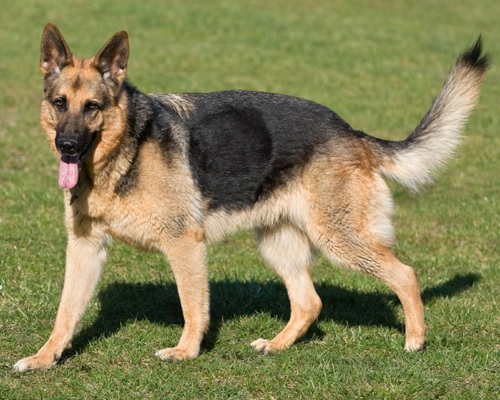
#> input picture images/question_6/dog_01.jpg, 500 x 400 px, given as the content of the folder lfw, which was not available
$ jupyter execute --allow-errors dog_app.ipynb   (shell and % lines are left out)   (older library calls are emulated)   (text cells are left out)
#> lines starting #> are read from the running program, lines starting #| are printed output that depends on the picture; pictures that were not available may be replaced by others from this repository, and a replacement may not be noted
[cell 1]
from sklearn.datasets import load_files
from keras.utils import np_utils
import numpy as np
from glob import glob

# define function to load train, test, and validation datasets
def load_dataset(path):
#> in extract_features, image is the input picture: shape (400, 500, 3); mean B, G, R 85.7, 129.7, 132.9
#> in extract_features, `feature_image = cv2.cvtColor(image, cv2.COLOR_BGR2HLS)`: feature_image: shape (400, 500, 3); mean of channels 0, 1, 2 32.8, 112.2, 80.5
    data = load_files(path)
    dog_files = np.array(data['filenames'])
    dog_targets = np_utils.to_categorical(np.array(data['target']), 133)
    return dog_files, dog_targets

# load train, test, and validation datasets
#> (the rest of this cell did not finish here and is left out)

[cell 2]
import random
random.seed(8675309)

# load filenames in shuffled human dataset
human_files = np.array(glob("lfw/*/*"))
random.shuffle(human_files)

# print statistics about the dataset
print('There are %d total human images.' % len(human_files))

[cell 3]
import cv2
import matplotlib.pyplot as plt

# extract pre-trained face detector
face_cascade = cv2.CascadeClassifier('haarcascades/haarcascade_frontalface_alt.xml')

# load color (BGR) image
#> (the rest of this cell did not finish here and is left out)

[cell 4]
# returns "True" if face is detected in image stored at img_path
# [5 lines left out: function face_detector, not called in this run]

[cell 5]
human_files_short = human_files[:100]
#> (the rest of this cell did not finish here and is left out)

[cell 6]
## (Optional) DONE: Report the performance of another
## face detection algorithm on the LFW dataset
### Feel free to use as many code cells as needed.
from os.path import basename

### extracting examples of faces
files = glob('images/optional_face_detector/FDDB-folds/*ellipseList.txt')
count = 1
faces = {}
for f_name in files:
    print(f_name)
    f = open(f_name)
    next_line = f.readline()
    # read the FDDB README file for more info on how the annotations
    # are organized in the *ellipseList.txt files
    while next_line != '':
        img_name = 'images/optional_face_detector/originalPics/' + next_line.strip() + '.jpg'
        faces[img_name] = []
        num_faces = int(f.readline())
        img = cv2.imread(img_name)
        for i in range(num_faces):
            ellipse_parameters = f.readline().split()
            major_axis = float(ellipse_parameters[0])
            minor_axis = float(ellipse_parameters[1])
            center_x = float(ellipse_parameters[3])
            center_y = float(ellipse_parameters[4])
            edge = major_axis + minor_axis
            # ignore faces with size below a certain threshold
            if edge >= 50:
                # estimate a box with an edge equal to the mean between the major
                # and the minor axis
                top_left = (max([0, int(center_x - edge/2.)]), max([0, int(center_y - edge/2.)]))
                bottom_right = (min([img.shape[1], int(center_x + edge/2.)]), min([img.shape[0], int(center_y + edge/2.)]))
                face_img = img[top_left[1]:bottom_right[1], top_left[0]:bottom_right[0]]
                faces[img_name].append([top_left, bottom_right])
                # record the raw sample
                cv2.imwrite('images/optional_face_detector/faces/' + str(count) + '.jpg', face_img)
                # resize the sample to a standart 50x50 format to apply the feature extractor
                std_face_img = cv2.resize(face_img, (50, 50))
                cv2.imwrite('images/optional_face_detector/faces/std/' + str(count) + '.jpg', std_face_img)
            count += 1
        next_line = f.readline()

[cell 7]
### extracting examples of not-faces
# limits for the sample's edge
edge_min = 50
edge_max = 150
count = 1
for f_name in files:
    print(f_name)
    f = open(f_name)
    next_line = f.readline()
    # read the FDDB README file for more info on how the annotations
    # are organized in the *ellipseList.txt files
    while next_line != '':
        img_name = 'images/optional_face_detector/originalPics/' + next_line.strip() + '.jpg'
        img = cv2.imread(img_name)
        num_faces = int(f.readline())
        for i in range(num_faces):
            ellipse_parameters = f.readline().split()
        # after some experimentation, I found out only 20% or less of the samples (on average)
        # won't overlap with the faces and return a valid sample
        for i in range(5):
            # pick a random edge value
            edge = random.randint(edge_min, edge_max)
            center_min = int(edge/2.)
            center_x_max = int(img.shape[1] - edge/2.)
            center_y_max = int(img.shape[0] - edge/2.)
            # pick a random valid center point
            center_x = random.randint(center_min, center_x_max)
            center_y = random.randint(center_min, center_y_max)
            top_left = (int(center_x - edge/2.), int(center_y - edge/2.))
            bottom_right = (int(center_x + edge/2.), int(center_y + edge/2.))
            use_sample = True
            # check if sample is valid (i.e. doesn't overlap with a face)
            for face in faces[img_name]:
                tl = face[0]
                br = face[1]
                if top_left[0] < br[0]:
                    if bottom_right[0] > tl[0]:
                        if top_left[1] < br[1]:
                            if bottom_right[1] > tl[1]:
                                use_sample = False
            if use_sample:
                # record the raw sample
                sample = img[top_left[1]:bottom_right[1], top_left[0]:bottom_right[0]]
                cv2.imwrite('images/optional_face_detector/not_faces/' + str(count) + '.jpg', sample)
                # resize the sample to a standart 50x50 format to apply the feature extractor
                std_sample = cv2.resize(sample, (50, 50))
                cv2.imwrite('images/optional_face_detector/not_faces/std/' + str(count) + '.jpg', std_sample)
                count += 1
        next_line = f.readline()

[cell 8]
from sklearn.preprocessing import StandardScaler
from sklearn.svm import LinearSVC
from sklearn.model_selection import train_test_split
from skimage.feature import hog
import numpy as np

### Define parameters for the HOG features exctration
## For more information on the next variables,
## check the documentation for the skimage.feature.hog() function
# number of orientation bins
orient = 11
# number of pixels per cell
pix_per_cell = 6
# number of cells per block
cell_per_block = 2

### Define a function to linearly normalize an image so its pixels range in [0,1]
def norm_img(image):
    # If channel is constant, normalize it to 0
    if (image[:,:,0].max() - image[:,:,0].min() == 0):
        ch0 = np.zeros_like(image[:,:,0])
    else:
        ch0 = (image[:,:,0] - image[:,:,0].min())*1./(image[:,:,0].max() - image[:,:,0].min())
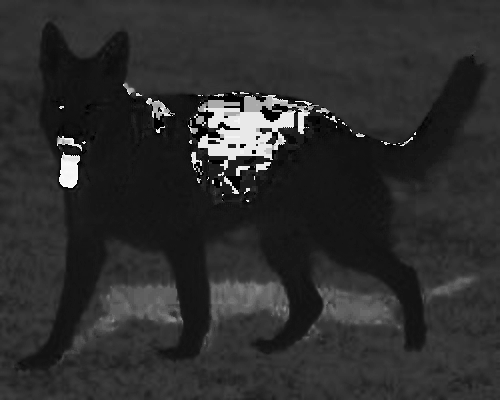
#> ch0: shape (400, 500) float64; min 0, max 1, mean 0.182
    if (image[:,:,1].max() - image[:,:,1].min() == 0):
        ch1 = np.zeros_like(image[:,:,1])
    else:
        ch1 = (image[:,:,1] - image[:,:,1].min())*1./(image[:,:,1].max() - image[:,:,1].min())
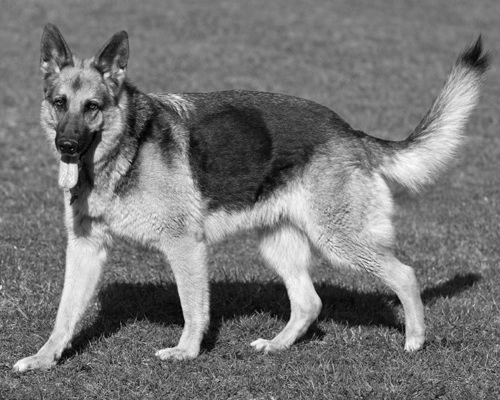
#> ch1: shape (400, 500) float64; min 0, max 1, mean 0.464
    if (image[:,:,2].max() - image[:,:,2].min() == 0):
        ch2 = np.zeros_like(image[:,:,2])
    else:
        ch2 = (image[:,:,2] - image[:,:,2].min())*1./(image[:,:,2].max() - image[:,:,2].min())
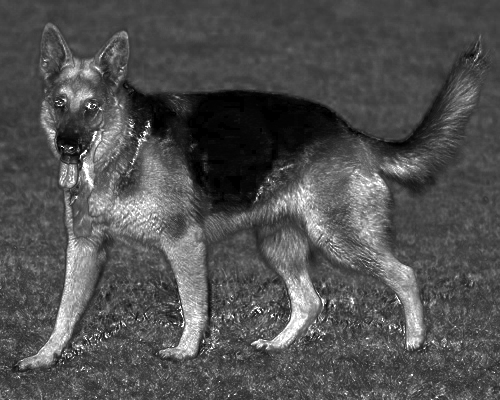
#> ch2: shape (400, 500) float64; min 0, max 1, mean 0.316
    return np.dstack((ch0,ch1,ch2))
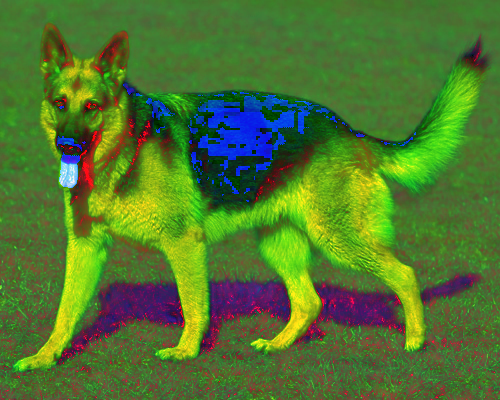
#> returned value: shape (400, 500, 3) float64; mean of channels 0, 1, 2 0.182, 0.464, 0.316; drawn as B, G, R

### Define a function to compute color histogram features
def color_hist(img, nbins=20, bins_range=(0, 1)):
    # Compute the histogram of the color channels separately
#> called with nbins = 20, bins_range = (0, 1)
    ch0_hist = np.histogram(img[:,:,0], bins=nbins, range=bins_range)
    ch1_hist = np.histogram(img[:,:,1], bins=nbins, range=bins_range)
    ch2_hist = np.histogram(img[:,:,2], bins=nbins, range=bins_range)
    # Generating bin centers
    bin_edges = ch0_hist[1]
#> bin_edges = 21 values from 0 to 1
    bin_centers = (bin_edges[1:]  + bin_edges[0:len(bin_edges)-1])/2
#> bin_centers = 20 values from 0.025 to 0.975
    # Concatenate the histograms into a single feature vector
    hist_features = np.concatenate((ch0_hist[0], ch1_hist[0], ch2_hist[0]))
#> hist_features = 60 values, max 68616 at index 3, min 12 at index 11, mean 10000
    # Return the individual histograms, bin_centers and feature vector
    return ch0_hist, ch1_hist, ch2_hist, bin_centers, hist_features

### Define a function to extract features from a list of images
def extract_features(imgs, orient=11, pix_per_cell=6, cell_per_block=2):
    # Create a list to append feature vectors to
    features = []
    # Iterate through the list of images
    for file in imgs:
        # Read in each one by one
        image = cv2.imread(file)
        # Apply color conversion to 'HLS'
        feature_image = cv2.cvtColor(image, cv2.COLOR_BGR2HLS)
        # Normalize image
        feature_image = norm_img(feature_image)
        # Get hog features
        hog0 = hog(feature_image[:,:,0], orientations=orient,
               pixels_per_cell=(pix_per_cell, pix_per_cell),
               cells_per_block=(cell_per_block, cell_per_block),
               visualise=False, transform_sqrt=True)
        hog1 = hog(feature_image[:,:,1], orientations=orient,
               pixels_per_cell=(pix_per_cell, pix_per_cell),
               cells_per_block=(cell_per_block, cell_per_block),
               visualise=False, transform_sqrt=True)
        hog2 = hog(feature_image[:,:,2], orientations=orient,
               pixels_per_cell=(pix_per_cell, pix_per_cell),
               cells_per_block=(cell_per_block, cell_per_block),
               visualise=False, transform_sqrt=True)
        hog_features = np.hstack((hog0, hog1, hog2))

        _, _, _, _, hist_features = color_hist(feature_image)

        # Append the new feature vector to the features list
        features.append(np.concatenate((hog_features, hist_features)))
    # Return list of feature vectors
    return features

# Rename list of image files for faces and not-faces
face_imgs = glob('images/optional_face_detector/faces/std/*')
notface_imgs = glob('images/optional_face_detector/not_faces/std/*')

# Extract hog features
f_features = extract_features(face_imgs, orient=orient, pix_per_cell=pix_per_cell,
                              cell_per_block=cell_per_block)
#> f_features = 1 item
nf_features = extract_features(notface_imgs, orient=orient, pix_per_cell=pix_per_cell,
                               cell_per_block=cell_per_block)
#> nf_features = 1 item

# Create an array stack of feature vectors
X = np.vstack((f_features, nf_features)).astype(np.float64)
# Fit a per-column scaler
X_scaler = StandardScaler().fit(X)
# Apply the scaler to X
scaled_X = X_scaler.transform(X)

# Define the labels vector
y = np.hstack((np.ones(len(f_features)), np.zeros(len(nf_features))))
#> y = [1, 0]

# Split up data into randomized training and test sets
X_train, X_test, y_train, y_test = train_test_split(
    scaled_X, y, test_size=0.15)
#> y_train = [1]; y_test = [0]

print('Feature vector length:', len(X_train[0]))
#| Feature vector length: 703620
# Use a linear SVC
svc = LinearSVC()
#> (the rest of this cell did not finish here and is left out)

[cell 9]
from scipy.ndimage.measurements import label

### Define a single function that can extract features using hog sub-sampling and make predictions
def find_faces(img, scale, svc, X_scaler, orient, pix_per_cell, cell_per_block):

    draw_img = np.copy(img)
    img_tosearch = img
    ctrans_tosearch = cv2.cvtColor(img_tosearch, cv2.COLOR_BGR2HLS)
    if scale != 1:
        imshape = ctrans_tosearch.shape
        ctrans_tosearch = cv2.resize(ctrans_tosearch, (np.int(imshape[1]/scale), np.int(imshape[0]/scale)))

    ctrans_tosearch = norm_img(ctrans_tosearch)
    ch0 = ctrans_tosearch[:,:,0]
    ch1 = ctrans_tosearch[:,:,1]
    ch2 = ctrans_tosearch[:,:,2]

    # Define blocks and steps as above
    nxblocks = (ch1.shape[1] // pix_per_cell)-1
    nyblocks = (ch1.shape[0] // pix_per_cell)-1
    nfeat_per_block = orient*cell_per_block**2
    # 50 was the orginal sampling rate, with 8 cells and 8 pix per cell
    window = 50
    nblocks_per_window = (window // pix_per_cell)-1
    cells_per_step = 1  # Instead of overlap, define how many cells to step
    nxsteps = (nxblocks - nblocks_per_window - 1) // cells_per_step
    nysteps = (nyblocks - nblocks_per_window - 1) // cells_per_step

    # Compute HOG features for the entire image
    hog0 = hog(ch0, orientations=orient,
               pixels_per_cell=(pix_per_cell, pix_per_cell),
               cells_per_block=(cell_per_block, cell_per_block),
               feature_vector=False, transform_sqrt=True)
    hog1 = hog(ch1, orientations=orient,
               pixels_per_cell=(pix_per_cell, pix_per_cell),
               cells_per_block=(cell_per_block, cell_per_block),
               feature_vector=False, transform_sqrt=True)
    hog2 = hog(ch2, orientations=orient,
               pixels_per_cell=(pix_per_cell, pix_per_cell),
               cells_per_block=(cell_per_block, cell_per_block),
               feature_vector=False, transform_sqrt=True)

    bboxes = []
    # sliding window technique
    for xb in range(nxsteps+1):
        for yb in range(nysteps+1):
            ypos = yb*cells_per_step
            xpos = xb*cells_per_step
            # Extract HOG for this patch
            hog_feat0 = hog0[ypos:ypos+nblocks_per_window, xpos:xpos+nblocks_per_window].ravel()
            hog_feat1 = hog1[ypos:ypos+nblocks_per_window, xpos:xpos+nblocks_per_window].ravel()
            hog_feat2 = hog2[ypos:ypos+nblocks_per_window, xpos:xpos+nblocks_per_window].ravel()
            hog_features = np.hstack((hog_feat0, hog_feat1, hog_feat2))
            xleft = xpos*pix_per_cell
            ytop = ypos*pix_per_cell

            # Extract the image patch
            subimg = cv2.resize(ctrans_tosearch[ytop:ytop+window, xleft:xleft+window], (window,window))
            # Get color features
            _, _, _, _, hist_features = color_hist(subimg)

            # Scale features and make a prediction
            test_features = X_scaler.transform(np.hstack((hog_features, hist_features)).reshape(1, -1))
            test_prediction = svc.predict(test_features)

            # check if patch is a face
            if test_prediction == 1:
                xbox_left = np.int(xleft*scale)
                ytop_draw = np.int(ytop*scale)
                win_draw = np.int(window*scale)
                bboxes.append(((xbox_left, ytop_draw),
                               (xbox_left+win_draw,ytop_draw+win_draw)))
                cv2.rectangle(draw_img,bboxes[-1][0],
                              bboxes[-1][1],(0,0,255),6)
    return bboxes, draw_img

# [30 lines left out: functions add_heat, apply_threshold, draw_labeled_bboxes, not called in this run]

# run find_faces in different scales to look for faces in different sizes
def pipeline(img):
    scales = [3., 4.]
#> scales = [3, 4]
    bboxes_list = []
    for idx in range(len(scales)):
        scale = scales[idx]
        bboxes, _ = find_faces(img, scale, svc, X_scaler, orient=orient,
                              pix_per_cell=pix_per_cell, cell_per_block=cell_per_block)
        if len(bboxes) != 0:
            bboxes_list.append(bboxes)
#> this loop made 1 pass
#> (scale, imshape in find_faces, nxblocks in find_faces, nyblocks in find_faces, nfeat_per_block in find_faces, window in find_faces, nblocks_per_window in find_faces, cells_per_step in find_faces) on pass 1: (3, (400, 500, 3), 26, 21, 44, 50, 7, 1)
#> pass 1, in norm_img (call 3), `ch1 = (image[:,:,1] - image[:,:,1].min())*1./(image[:,:,1].max() - ima..`:
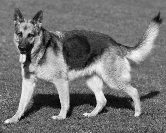
#> ch1: shape (133, 166) float64; min 0, max 1, mean 0.458
#> pass 1, in norm_img (call 3), `ch2 = (image[:,:,2] - image[:,:,2].min())*1./(image[:,:,2].max() - ima..`:
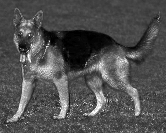
#> ch2: shape (133, 166) float64; min 0, max 1, mean 0.315
#> after the loop, bboxes_list = []
    if len(bboxes_list) != 0:
        bboxes_list = np.concatenate(bboxes_list)
    heatmap = np.zeros_like(img[:,:,0]).astype(np.float)
    heatmap = add_heat(heatmap, bboxes_list)

    n_bboxes = len(bboxes_list)

    heatmap = apply_threshold(heatmap, int(0.3*n_bboxes))

    labels = label(heatmap)

    draw_img = draw_labeled_bboxes(np.copy(img), labels)

    return draw_img

[cell 10]
test_imgs = glob('images/optional_face_detector/test_images/*')
fig = plt.figure(figsize=(12,10))
#> (the rest of this cell did not finish here and is left out)

[cell 11]
fig = plt.figure()
#> (the rest of this cell did not finish here and is left out)

[cell 12]
from keras.applications.resnet50 import ResNet50

# define ResNet50 model
#> (the rest of this cell did not finish here and is left out)

[cell 13]
from keras.preprocessing import image
from tqdm import tqdm

# [7 lines left out: function path_to_tensor, not called in this run]

def paths_to_tensor(img_paths):
    list_of_tensors = [path_to_tensor(img_path) for img_path in tqdm(img_paths)]
    return np.vstack(list_of_tensors)

[cell 14]
from keras.applications.resnet50 import preprocess_input, decode_predictions

# [4 lines left out: function ResNet50_predict_labels, not called in this run]

[cell 15]
### returns "True" if a dog is detected in the image stored at img_path
def dog_detector(img_path):
    prediction = ResNet50_predict_labels(img_path)
    return ((prediction <= 268) & (prediction >= 151))

[cell 16]
### DONE: Test the performance of the dog_detector function
### on the images in human_files_short and dog_files_short.
n_h_positive = 0
#> n_h_positive = 0
n_d_positive = 0
#> (the rest of this cell did not finish here and is left out)

$ run again, on images/question_6/face_02.jpg
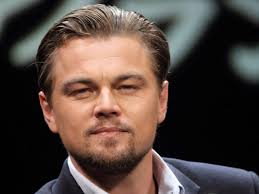
#> input picture images/question_6/face_02.jpg, 259 x 194 px, given as the content of the folder lfw, which was not available
#> in extract_features, image is the input picture: shape (194, 259, 3); mean B, G, R 62, 68.3, 83.1
#> feature_image: shape (194, 259, 3); mean of channels 0, 1, 2 39.2, 72.8, 60
#> in norm_img, `return np.dstack((ch0,ch1,ch2))`:
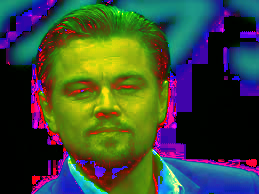
#> returned value: shape (194, 259, 3) float64; mean of channels 0, 1, 2 0.219, 0.286, 0.235; drawn as B, G, R
#> bin_edges = 21 values from 0 to 1
#> bin_centers = 20 values from 0.025 to 0.975
#> in color_hist, `hist_features = np.concatenate((ch0_hist[0], ch1_hist[0], ch2_hist[0]))`: hist_features = 60 values, max 19225 at index 0, min 93 at index 58, mean 2512.3
#> f_features = 1 item
#> y = [1, 0]
#> y_train = [1]; y_test = [0]
#| Feature vector length: 171924
#> scales = [3, 4]
#> the loop in pipeline, `for idx in range(len(scales)):` made 1 pass
#> (scale, imshape in find_faces, nxblocks in find_faces, nyblocks in find_faces, nfeat_per_block in find_faces, window in find_faces, nblocks_per_window in find_faces, cells_per_step in find_faces) on pass 1: (3, (194, 259, 3), 13, 9, 44, 50, 7, 1)
#> pass 1, in norm_img (call 3), `ch2 = (image[:,:,2] - image[:,:,2].min())*1./(image[:,:,2].max() - ima..`:
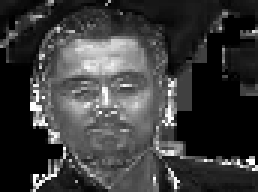
#> ch2: shape (64, 86) float64 (shown 3 times larger); min 0, max 1, mean 0.233
#> after the loop in pipeline, `for idx in range(len(scales)):`: bboxes_list = []
#> n_h_positive = 0

$ run again, on images/question_6/face_04.jpg
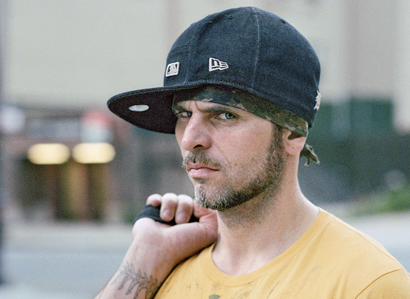
#> input picture images/question_6/face_04.jpg, 410 x 299 px, given as the content of the folder lfw, which was not available
#> in extract_features, image is the input picture: shape (299, 410, 3); mean B, G, R 139.9, 146.7, 148.7
#> feature_image: shape (299, 410, 3); mean of channels 0, 1, 2 67.3, 144.9, 48.7
#> in norm_img, `return np.dstack((ch0,ch1,ch2))`:
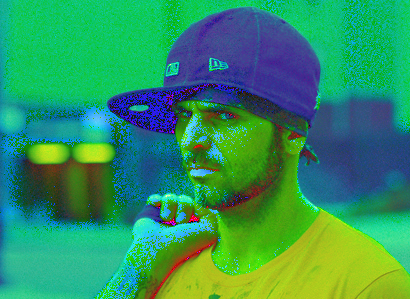
#> returned value: shape (299, 410, 3) float64; mean of channels 0, 1, 2 0.376, 0.573, 0.191; drawn as B, G, R
#> bin_edges = 21 values from 0 to 1
#> bin_centers = 20 values from 0.025 to 0.975
#> in color_hist, `hist_features = np.concatenate((ch0_hist[0], ch1_hist[0], ch2_hist[0]))`: hist_features = 60 values, max 29272 at index 35, min 6 at index 58, mean 6129.5
#> f_features = 1 item
#> y = [1, 0]
#> y_train = [1]; y_test = [0]
#| Feature vector length: 424572
#> scales = [3, 4]
#> the loop in pipeline, `for idx in range(len(scales)):` made 1 pass
#> (scale, imshape in find_faces, nxblocks in find_faces, nyblocks in find_faces, nfeat_per_block in find_faces, window in find_faces, nblocks_per_window in find_faces, cells_per_step in find_faces) on pass 1: (3, (299, 410, 3), 21, 15, 44, 50, 7, 1)
#> pass 1, in norm_img (call 3), `ch2 = (image[:,:,2] - image[:,:,2].min())*1./(image[:,:,2].max() - ima..`:
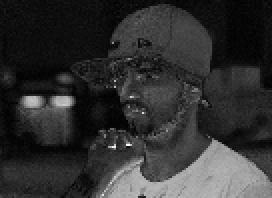
#> ch2: shape (99, 136) float64 (shown 2 times larger); min 0, max 1, mean 0.191
#> after the loop in pipeline, `for idx in range(len(scales)):`: bboxes_list = []
#> n_h_positive = 0
